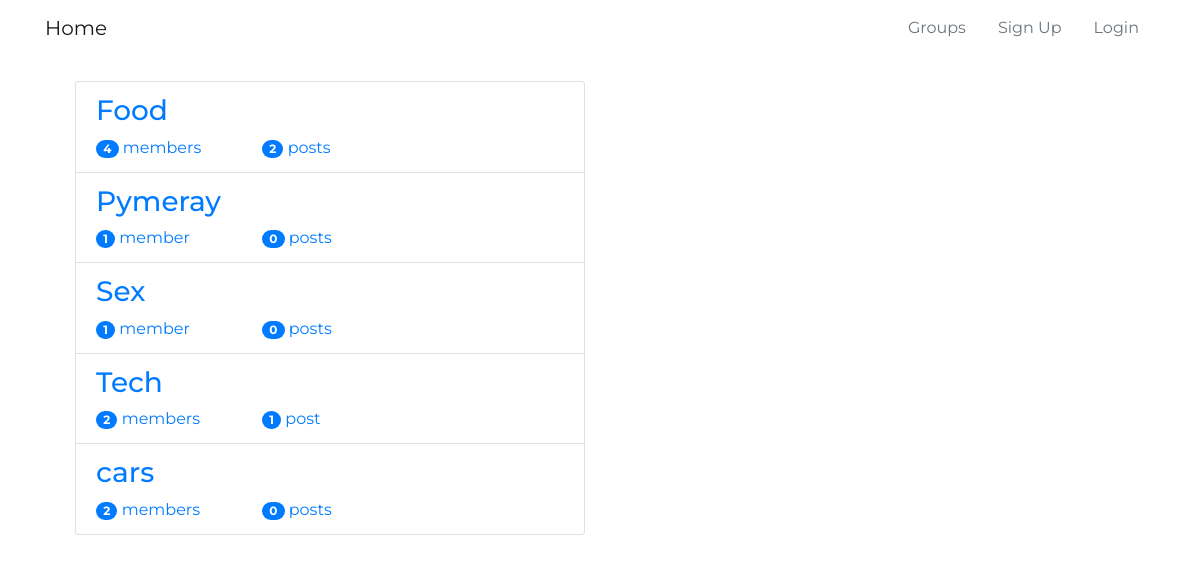
The app's page /groups/ with its own data.
### groups/models.py (models this page shows, shortened)
class Group(models.Model):
    name = models.CharField(max_length=250, unique=True)
    slug = models.SlugField(allow_unicode=True, unique=True)
    description = models.TextField(blank=True, default='', max_length=3000)
    description_html = models.TextField(editable=False, blank=True, default='')
    members = models.ManyToManyField(User, through='GroupMember')
    class Meta:
        ordering = ['name']
        verbose_name_plural = 'Groups'

### groups/views.py (the view)
# urls.py: path('', views.ListGroup.as_view(), name='all'),
class ListGroup(generic.ListView):
    model = Group

### groups/templates/groups/group_list.html (shortened to what this page needs)
{% extends "groups/group_base.html" %}
{% block pregroup %}
<div class="col-md-4">
  </div>
  <br>
{% endblock %}
{% block group_content %}
<div class="col-md-6">
  <div class="">
    {% for group in object_list %}
      <a class="list-group-item" href="{% url 'groups:single' slug=group.slug %}">
        <h3>{{ group.name }}</h3>
          <div class="">
            <div class="row">
              <div class="col-md-4">
                <span class="badge badge-primary badge-pill">{{ group.members.count }} </span>
                member{{ group.members.count|pluralize }}
              </div>
              <div class="col-md-4">
                <span class="badge badge-primary badge-pill">{{ group.posts.count }}</span>
                post{{ group.posts.count|pluralize }}
              </div>
            </div>
          </div>
      </a>
    {% endfor %}
  </div>
</div>
{% endblock %}

### groups/templates/groups/group_base.html (shortened to what this page needs)
{% extends "base.html" %}
{% block body_block %}
<div class="container">
    {% block pregroup %}{% endblock pregroup %}
    {% block group_content %}{% endblock group_content %}
</div>
{% endblock body_block %}

### templates/base.html (shortened to what this page needs)
<!DOCTYPE html>
{% load static %}
<html lang="en" dir="ltr">
  <head>
    <link rel="stylesheet" href="https://maxcdn.bootstrapcdn.com/bootstrap/4.0.0/css/bootstrap.min.css">
    <link rel="stylesheet" href="https://use.fontawesome.com/releases/v5.1.1/css/all.css">
    <link rel="stylesheet" href="{% static 'css/master.css' %}">
  </head>
  <body class="paul">
    <nav class="navbar navbar-expand-lg navbar-light bg-ligh" role="navigation" id="navbar">
      <div class="container">
        <a class="navbar-brand mynav" href="{% url 'home' %}">Home</a>
        <ul class="nav justify-content-end">
          {% if user.is_authenticated %}
            <li><a class="nav-link disabled" href="{% url 'posts:create' %}">Post</a></li>
            <li><a class="nav-link disabled" href="{% url 'groups:all' %}">Groups</a></li>
            <li><a class="nav-link disabled" href="{% url 'groups:new' %}">Create Group</a></li>
            <li><a class="nav-link disabled" id="logout" href="{% url 'accounts:logout' %}">Logout</a></li>
          {% else %}
            <li><a class="nav-link disabled" href="#">Groups</a> </li>
            <li><a class="nav-link disabled" href="{% url 'accounts:signup' %}">Sign Up</a> </li>
            <li><a class="nav-link disabled" href="{% url 'accounts:login' %}">Login</a> </li>
          {% endif %}
        </ul>
      </div>
    </nav>
      <div class="container mycontent">
        {% block body_block %}
        {% load humanize %}
        {% endblock %}
      </div>
  </body>
</html>

### static/css/master.css (style rules this page uses)
body { font-family: 'Montserrat', sans-serif; background: white; }

### records on screen
Group: name "Food", members.count "4", posts.count "2"
Group: name "Pymeray", members.count "1", posts.count "0"
Group: name "Sex", members.count "1", posts.count "0"
Group: name "Tech", members.count "2", posts.count "1"
Group: name "cars", members.count "2", posts.count "0"
